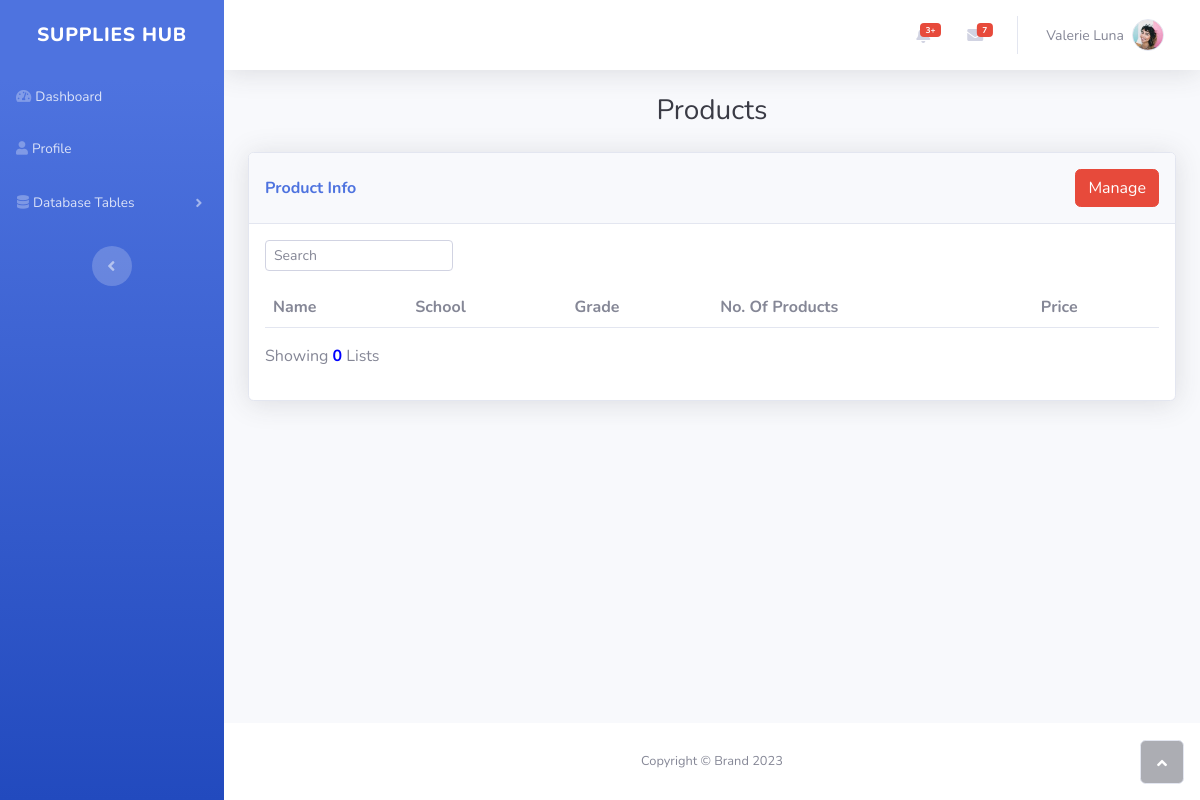
The app's page /admin-ViewSuppliesList.php, older data.
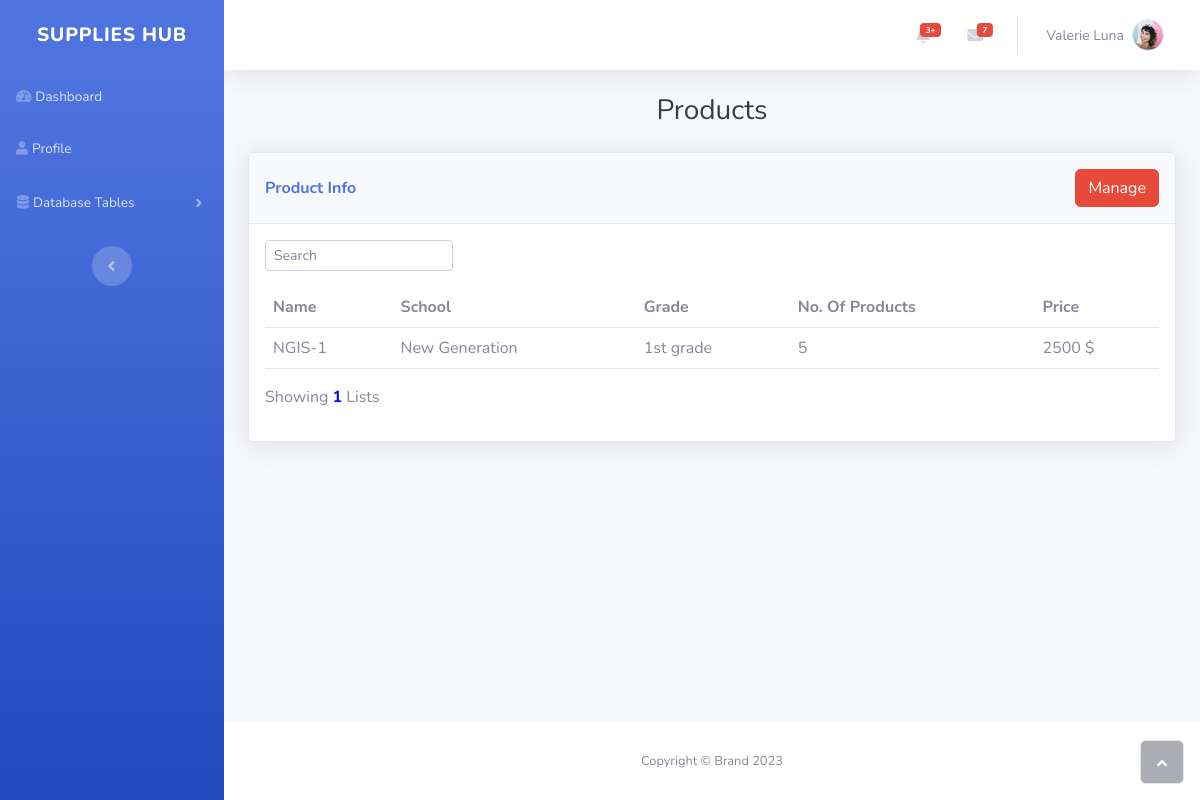
The same page, newer data.
### tables this page shows
CREATE TABLE `supplies_list` (
  `id` int(11) NOT NULL,
  `listname` varchar(255) DEFAULT NULL,
  `school_id` int(11) DEFAULT NULL,
  `grade` int(11) DEFAULT NULL,
  `total_price` varchar(255) DEFAULT NULL,
  `pdf` varchar(255) DEFAULT NULL
);

CREATE TABLE `school` (
  `id` int(11) NOT NULL,
  `name` varchar(255) NOT NULL,
  `address` varchar(255) NOT NULL
);

CREATE TABLE `grade` (
  `id` int(11) NOT NULL,
  `name` varchar(255) NOT NULL
);

### admin-ViewSuppliesList.php (the view, shortened to what the changed rows need)
<!DOCTYPE html>
<html lang="en">
<?php
require_once("connect.php");
$sqlSuppliesList = "SELECT * FROM supplies_list";
$resultSuppliesList = mysqli_query($conn, $sqlSuppliesList);
?>
<head>
    <link rel="stylesheet" href="assets/bootstrap/css/bootstrap.min.css">
    <link rel="stylesheet" href="https://use.fontawesome.com/releases/v5.12.0/css/all.css">
</head>
<body id="page-top">
    <div id="wrapper">
        <div class="d-flex flex-column" id="content-wrapper">
            <div id="content">
                <div class="container-fluid">
                    <div class="card shadow">
                        <div class="card-body">
                            <div class="table-responsive table mt-2" id="dataTable" role="grid" aria-describedby="dataTable_info">
                                <table class="table my-0" id="dataTable">
                                    <thead>
                                        <tr>
                                            <th>Name</th>
                                            <th>School</th>
                                            <th>Grade</th>
                                            <th>No. Of Products</th>
                                            <th>Price</th>
                                        </tr>
                                    </thead>
                                    <tbody>
                                        <?php
                                        while ($row = mysqli_fetch_assoc($resultSuppliesList)) {
                                            $suppliesListId = $row['id'];
                                            $schoolId = $row['school_id'];
                                            $sqlSchool = "SELECT name FROM school WHERE id = $schoolId";
                                            $resultSchool = mysqli_query($conn, $sqlSchool);
                                            $rowSchool = mysqli_fetch_assoc($resultSchool);
                                            $schoolName = $rowSchool['name'];
                                            $gradeId = $row['grade'];
                                            $sqlGrade = "SELECT name FROM grade WHERE id = $gradeId";
                                            $resultGrade = mysqli_query($conn, $sqlGrade);
                                            $rowGrade = mysqli_fetch_assoc($resultGrade);
                                            $gradeName = $rowGrade['name'];
                                            $sqlCount = "SELECT COUNT(*) AS total FROM supplylistitems where supplylistid = $suppliesListId";
                                            $resultCount = mysqli_query($conn, $sqlCount);
                                            $rowCount = mysqli_fetch_assoc($resultCount);
                                            echo "<tr>";
                                            echo "<td>" . $row['listname'] . "</td>";
                                            echo "<td>" . $schoolName . "</td>";
                                            echo "<td>" . $gradeName . "</td>";
                                            echo "<td>" . $rowCount['total'] . "</td>";
                                            echo "<td>" . $row['total_price'] . " $</td>";
                                            echo "</tr>";
                                        }
                                        ?>
                                    </tbody>
                                </table>
                            </div>
                            <div class="row">
                                <div class="col-md-6 align-self-center">
                                    <?php
                                    $sqlCount = "SELECT COUNT(*) AS total FROM supplies_list";
                                    $resultCount = mysqli_query($conn, $sqlCount);
                                    $rowCount = mysqli_fetch_assoc($resultCount);
                                    ?>
                                    <p id="dataTable_info" class="dataTables_info" role="status" aria-live="polite">Showing <b style="color:blue"><?php echo $rowCount['total']; ?></b> Lists</p>
                                </div>
                            </div>
                        </div>
                    </div>
                </div>
            </div>
        </div><a class="border rounded d-inline scroll-to-top" href="#page-top"><i class="fas fa-angle-up"></i></a>
    </div>
</body>
</html>

Row changes from the older to the newer data that the page shows:
added supplies_list: listname "NGIS-1", school.name "New Generation", grade.name "1st grade", total "5", total_price "2500"
Text that changed along with them:
$rowCount['total']: "0" → "1"
